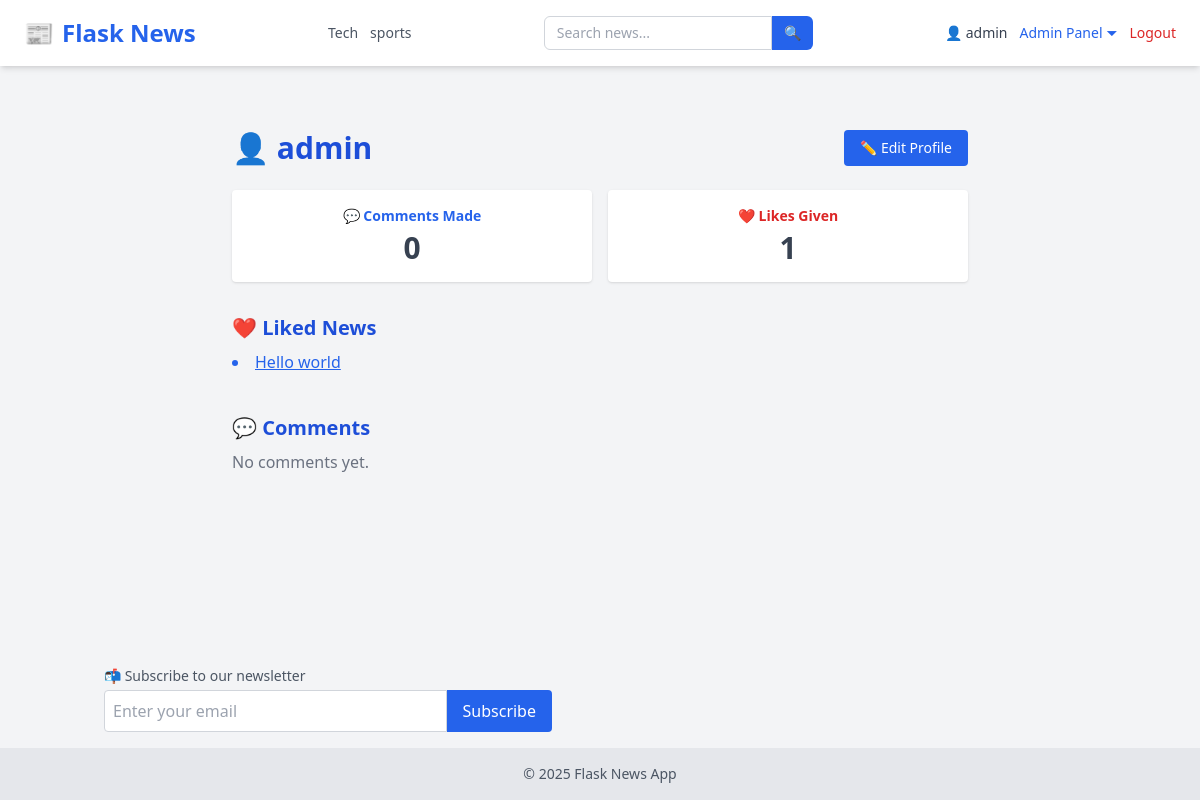
/user/admin@gmail.com (signed in), run on the app's committed database.
### tables this page shows
CREATE TABLE categories (
            id INTEGER PRIMARY KEY AUTOINCREMENT,
            name TEXT UNIQUE NOT NULL
        );

CREATE TABLE users (
            id INTEGER PRIMARY KEY AUTOINCREMENT,
            username TEXT NOT NULL,
            email TEXT UNIQUE NOT NULL,
            password TEXT NOT NULL,
            role TEXT DEFAULT 'user'
        );

CREATE TABLE news (
            id INTEGER PRIMARY KEY AUTOINCREMENT,
            title TEXT,
            content TEXT,
            image TEXT,
            author_id INTEGER,
            category_id INTEGER,
            view_count INTEGER DEFAULT 0,
            FOREIGN KEY(author_id) REFERENCES users(id),
            FOREIGN KEY(category_id) REFERENCES categories(id)
        );

### app/user_routes.py (the view)
@user.route('/user/<email>')
def user_profile(email):
    if current_user.email != email:
        return redirect(url_for("main.home"))
    conn = sqlite3.connect(current_app.config['DATABASE'])
    c = conn.cursor()
    c.execute("SELECT id, username FROM users WHERE email = ?", (email,))
    user_row = c.fetchone()
    if not user_row:
        conn.close()
        return "User not found", 404
    user_id = user_row[0]
    c.execute('''
        SELECT news.title, comments.content, comments.created_at, comments.news_id
        FROM comments
        JOIN news ON comments.news_id = news.id
        WHERE comments.user_id = ?
        ORDER BY comments.created_at DESC
    ''', (user_id,))
    comments = c.fetchall()
    c.execute("SELECT COUNT(*) FROM comments WHERE user_id = ?", (user_id,))
    comment_count = c.fetchone()[0]
    c.execute('''
        SELECT news.id, news.title
        FROM likes
        JOIN news ON likes.news_id = news.id
        WHERE likes.user_id = ?
    ''', (user_id,))
    liked_news = c.fetchall()
    c.execute("SELECT COUNT(*) FROM likes WHERE user_id = ?", (user_id,))
    like_count = c.fetchone()[0]
    conn.close()
    return render_template("user_profile.html", user=user_row, comments=comments, liked_news=liked_news,
                           comment_count=comment_count, like_count=like_count)

### app/__init__.py (called while the page is built)
def create_app():
    app = Flask(__name__, instance_relative_config=True)
    app.config.from_object('config.Config')
    from app.routes import main
    app.register_blueprint(main)
    from app.admin_routes import admin
    app.register_blueprint(admin)
    from app.user_routes import user
    app.register_blueprint(user)
    init_db(app)
    login_manager.init_app(app)
    @login_manager.user_loader
    def user_loader(user_id):
        return load_user(user_id)
    @app.context_processor
    def inject_now():
        return {'now': datetime.now}
    @app.context_processor
    def inject_categories():
        conn = sqlite3.connect(current_app.config['DATABASE'])
        c = conn.cursor()
        c.execute("SELECT id, name FROM categories ORDER BY name ASC")
        categories = c.fetchall()
        conn.close()
        return {'categories': categories}
    return app

### app/models.py (called while the page is built)
def load_user(user_id):
    conn = sqlite3.connect(current_app.config['DATABASE'])
    c = conn.cursor()
    c.execute("SELECT id, username,email, role FROM users WHERE id = ?", (user_id,))
    row = c.fetchone()
    conn.close()
    if row:
        return User(*row)
    return None

### app/templates/user_profile.html (shortened to what this page needs)
{% extends "layout.html" %}  {% block content %}
<div class="max-w-3xl mx-auto py-10 px-4">
  <div
    class="flex flex-col sm:flex-row sm:items-center sm:justify-between mb-6"
  >
    <h1 class="text-3xl font-bold text-blue-700">👤 {{ user[1] }}</h1>
    <a
      href="{{ url_for('user.edit_profile') }}"
      class="mt-3 sm:mt-0 text-sm bg-blue-600 text-white px-4 py-2 rounded hover:bg-blue-700 transition"
    >
      ✏️ Edit Profile
    </a>
  </div>
  <div class="grid grid-cols-1 sm:grid-cols-2 gap-4 mb-8 text-sm text-gray-700">
    <div class="bg-white p-4 rounded shadow text-center">
      <p class="font-semibold text-blue-600 mb-1">💬 Comments Made</p>
      <p class="text-3xl font-bold">{{ comment_count }}</p>
    </div>
    <div class="bg-white p-4 rounded shadow text-center">
      <p class="font-semibold text-red-600 mb-1">❤️ Likes Given</p>
      <p class="text-3xl font-bold">{{ like_count }}</p>
    </div>
  </div>
  <section class="mb-10">
    <h2 class="text-xl font-semibold mb-2 text-blue-700">❤️ Liked News</h2>
    {% if liked_news %}
    <ul class="list-disc list-inside text-blue-600 space-y-1">
      {% for news in liked_news %}
      <li>
        <a
          href="{{ url_for('main.view_news', id=news[0]) }}"
          class="underline hover:text-blue-800"
        >
          {{ news[1] }}
        </a>
      </li>
      {% endfor %}
    </ul>
    {% else %}
    <p class="text-gray-500">No liked news yet.</p>
    {% endif %}
  </section>
  <section>
    <h2 class="text-xl font-semibold mb-2 text-blue-700">💬 Comments</h2>
    {% if comments %}
    <div class="space-y-4">
      {% for comment in comments %}
      <div class="bg-gray-100 p-4 rounded shadow-sm">
        <p class="text-gray-800">{{ comment[1] }}</p>
        <p class="text-sm text-gray-500 mt-2">
          on
          <a
            href="{{ url_for('main.view_news', id=comment[3]) }}"
            class="text-blue-600 hover:underline"
          >
            {{ comment[0] }}
          </a>
          at {{ comment[2] }}
        </p>
      </div>
      {% endfor %}
    </div>
    {% else %}
    <p class="text-gray-500">No comments yet.</p>
    {% endif %}
  </section>
</div>
{% endblock %}

### app/templates/layout.html (shortened to what this page needs)
<!DOCTYPE html>
<html lang="en">
  <head>
    <script src="https://cdn.tailwindcss.com"></script>
    <link
      rel="stylesheet"
      href="https://cdnjs.cloudflare.com/ajax/libs/font-awesome/6.4.0/css/all.min.css"
    />
  </head>
  <body class="bg-gray-100 min-h-screen flex flex-col">
    <nav
      class="bg-white shadow-md px-6 py-4 flex flex-wrap md:flex-nowrap justify-between items-center"
    >
      <a
        href="/"
        class="text-2xl font-extrabold text-blue-600 flex items-center gap-2"
      >
        📰 <span>Flask News</span>
      </a>
      <div
        class="flex flex-wrap justify-center gap-3 mt-4 md:mt-0 md:ml-6 text-sm text-gray-600 font-medium"
      >
        {% for cat in categories %}
        <a
          href="{{ url_for('main.filter_by_category', name=cat[1]) }}"
          class="hover:text-blue-600 transition-colors"
        >
          {{ cat[1] }}
        </a>
        {% endfor %}
      </div>
      <form
        method="GET"
        action="{{ url_for('main.search') }}"
        class="flex mt-4 md:mt-0 md:ml-6"
      >
        <input
          type="text"
          name="q"
          placeholder="Search news..."
          required
          class="px-3 py-1.5 border rounded-l-md border-gray-300 focus:outline-none focus:ring focus:border-blue-500 text-sm"
        />
        <button
          type="submit"
          class="px-3 py-1.5 bg-blue-600 text-white rounded-r-md text-sm hover:bg-blue-700 transition-colors"
        >
          🔍
        </button>
      </form>
      <div
        class="flex items-center gap-3 mt-4 md:mt-0 md:ml-6 text-sm relative"
      >
        {% if current_user.is_authenticated %}
        <a href="{{ url_for('user.user_profile', email=current_user.email) }}"
          ><span class="text-gray-700">👤 {{ current_user.username }}</span></a
        >
        {% if current_user.role == 'admin' %}
        <div class="relative">
          <button
            id="adminDropdownToggle"
            class="text-blue-600 hover:underline focus:outline-none"
            onclick="toggleAdminDropdown()"
          >
            Admin Panel ⏷
          </button>
        </div>
        {% endif %}
        <a href="/logout" class="text-red-600 hover:underline">Logout</a>
        {% else %}
        <a href="/login" class="text-blue-600 hover:underline">Login</a>
        <a href="/register" class="text-blue-600 hover:underline">Register</a>
        {% endif %}
      </div>
    </nav>
    <main class="flex-grow container mx-auto p-6">
       {% block content %}{% endblock %}
    </main>
    <div class="container mx-auto mb-4 px-4">
      <form action="{{ url_for('user.subscribe') }}" method="POST" class="mt-4">
        <label class="block text-sm text-gray-600 mb-1"
          >📬 Subscribe to our newsletter</label
        >
        <div class="flex max-w-md">
          <input
            type="email"
            name="email"
            required
            placeholder="Enter your email"
            class="w-full p-2 rounded-l border border-gray-300"
          />
          <button type="submit" class="bg-blue-600 text-white px-4 rounded-r">
            Subscribe
          </button>
        </div>
      </form>
    </div>
    <footer class="bg-gray-200 text-center py-4 text-sm text-gray-600">
      &copy; {{ now().year }} Flask News App
    </footer>
  </body>
</html>

### data on the page
categories: name "Tech"
categories: name "sports"
users: username "admin"
news: title "Hello world"

### other printed values
{{ comment_count }} "0"
{{ like_count }} "1"
